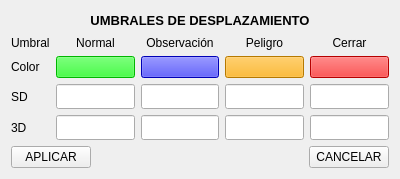
<?xml version="1.0" encoding="UTF-8"?>
<ui version="4.0">
 <class>Form</class>
 <widget class="QWidget" name="Form">
  <property name="geometry">
   <rect>
    <x>0</x>
    <y>0</y>
    <width>400</width>
    <height>179</height>
   </rect>
  </property>
  <property name="maximumSize">
   <size>
    <width>400</width>
    <height>16777215</height>
   </size>
  </property>
  <property name="windowTitle">
   <string>Form</string>
  </property>
  <property name="styleSheet">
   <string notr="true">QFrame {
    border: none;
    outline: none;
}
</string>
  </property>
  <layout class="QVBoxLayout" name="verticalLayout">
   <item>
    <widget class="QLabel" name="lb_titulo_desplazamiento">
     <property name="font">
      <font>
       <pointsize>10</pointsize>
       <weight>75</weight>
       <bold>true</bold>
      </font>
     </property>
     <property name="text">
      <string>UMBRALES DE DESPLAZAMIENTO</string>
     </property>
     <property name="alignment">
      <set>Qt::AlignCenter</set>
     </property>
    </widget>
   </item>
   <item>
    <widget class="QFrame" name="frame">
     <property name="frameShape">
      <enum>QFrame::StyledPanel</enum>
     </property>
     <property name="frameShadow">
      <enum>QFrame::Raised</enum>
     </property>
     <layout class="QHBoxLayout" name="horizontalLayout_2">
      <property name="leftMargin">
       <number>0</number>
      </property>
      <property name="topMargin">
       <number>0</number>
      </property>
      <property name="rightMargin">
       <number>0</number>
      </property>
      <property name="bottomMargin">
       <number>0</number>
      </property>
      <item>
       <layout class="QGridLayout" name="gridLayout">
        <item row="1" column="4">
         <widget class="QPushButton" name="btn_colorCerrar">
          <property name="styleSheet">
           <string notr="true">background-color: rgb(255, 0, 0);</string>
          </property>
          <property name="text">
           <string/>
          </property>
         </widget>
        </item>
        <item row="1" column="0">
         <widget class="QLabel" name="label_5">
          <property name="text">
           <string>Color</string>
          </property>
         </widget>
        </item>
        <item row="1" column="3">
         <widget class="QPushButton" name="btn_colorPeligro">
          <property name="styleSheet">
           <string notr="true">background-color: rgb(255, 170, 0);</string>
          </property>
          <property name="text">
           <string/>
          </property>
         </widget>
        </item>
        <item row="1" column="1">
         <widget class="QPushButton" name="btn_colorNormal">
          <property name="styleSheet">
           <string notr="true">background-color: rgb(0, 255, 0);</string>
          </property>
          <property name="text">
           <string/>
          </property>
         </widget>
        </item>
        <item row="0" column="1">
         <widget class="QLabel" name="label_2">
          <property name="text">
           <string>Normal</string>
          </property>
          <property name="alignment">
           <set>Qt::AlignCenter</set>
          </property>
         </widget>
        </item>
        <item row="0" column="2">
         <widget class="QLabel" name="label_3">
          <property name="text">
           <string>Observación</string>
          </property>
          <property name="alignment">
           <set>Qt::AlignCenter</set>
          </property>
         </widget>
        </item>
        <item row="0" column="3">
         <widget class="QLabel" name="label_4">
          <property name="text">
           <string>Peligro</string>
          </property>
          <property name="alignment">
           <set>Qt::AlignCenter</set>
          </property>
         </widget>
        </item>
        <item row="2" column="0">
         <widget class="QLabel" name="label_SD">
          <property name="text">
           <string>SD </string>
          </property>
         </widget>
        </item>
        <item row="3" column="0">
         <widget class="QLabel" name="label_3D">
          <property name="text">
           <string>3D</string>
          </property>
         </widget>
        </item>
        <item row="0" column="4">
         <widget class="QLabel" name="label_8">
          <property name="text">
           <string>Cerrar</string>
          </property>
          <property name="alignment">
           <set>Qt::AlignCenter</set>
          </property>
         </widget>
        </item>
        <item row="0" column="0">
         <widget class="QLabel" name="label">
          <property name="text">
           <string>Umbral</string>
          </property>
         </widget>
        </item>
        <item row="1" column="2">
         <widget class="QPushButton" name="btn_colorObservacion">
          <property name="styleSheet">
           <string notr="true">background-color: rgb(0, 0, 255);</string>
          </property>
          <property name="text">
           <string/>
          </property>
         </widget>
        </item>
        <item row="2" column="1">
         <widget class="QLineEdit" name="input_normalSD">
          <property name="minimumSize">
           <size>
            <width>0</width>
            <height>25</height>
           </size>
          </property>
         </widget>
        </item>
        <item row="2" column="2">
         <widget class="QLineEdit" name="input_observacionSD">
          <property name="minimumSize">
           <size>
            <width>0</width>
            <height>25</height>
           </size>
          </property>
         </widget>
        </item>
        <item row="2" column="3">
         <widget class="QLineEdit" name="input_peligroSD">
          <property name="minimumSize">
           <size>
            <width>0</width>
            <height>25</height>
           </size>
          </property>
         </widget>
        </item>
        <item row="2" column="4">
         <widget class="QLineEdit" name="input_cerrarSD">
          <property name="minimumSize">
           <size>
            <width>0</width>
            <height>25</height>
           </size>
          </property>
         </widget>
        </item>
        <item row="3" column="1">
         <widget class="QLineEdit" name="input_normal3D">
          <property name="minimumSize">
           <size>
            <width>0</width>
            <height>25</height>
           </size>
          </property>
         </widget>
        </item>
        <item row="3" column="2">
         <widget class="QLineEdit" name="input_observacion3D">
          <property name="minimumSize">
           <size>
            <width>0</width>
            <height>25</height>
           </size>
          </property>
         </widget>
        </item>
        <item row="3" column="3">
         <widget class="QLineEdit" name="input_peligro3D">
          <property name="minimumSize">
           <size>
            <width>0</width>
            <height>25</height>
           </size>
          </property>
         </widget>
        </item>
        <item row="3" column="4">
         <widget class="QLineEdit" name="input_cerrar3D">
          <property name="minimumSize">
           <size>
            <width>0</width>
            <height>25</height>
           </size>
          </property>
         </widget>
        </item>
       </layout>
      </item>
     </layout>
    </widget>
   </item>
   <item>
    <widget class="QFrame" name="frame_2">
     <property name="frameShape">
      <enum>QFrame::StyledPanel</enum>
     </property>
     <property name="frameShadow">
      <enum>QFrame::Raised</enum>
     </property>
     <layout class="QHBoxLayout" name="horizontalLayout">
      <property name="leftMargin">
       <number>0</number>
      </property>
      <property name="topMargin">
       <number>0</number>
      </property>
      <property name="rightMargin">
       <number>0</number>
      </property>
      <property name="bottomMargin">
       <number>0</number>
      </property>
      <item>
       <widget class="QPushButton" name="btn_aplicarUmbral">
        <property name="text">
         <string>APLICAR</string>
        </property>
       </widget>
      </item>
      <item>
       <spacer name="horizontalSpacer">
        <property name="orientation">
         <enum>Qt::Horizontal</enum>
        </property>
        <property name="sizeHint" stdset="0">
         <size>
          <width>197</width>
          <height>20</height>
         </size>
        </property>
       </spacer>
      </item>
      <item>
       <widget class="QPushButton" name="btn_cancelarUmbral">
        <property name="text">
         <string>CANCELAR</string>
        </property>
       </widget>
      </item>
     </layout>
    </widget>
   </item>
  </layout>
 </widget>
 <resources/>
 <connections/>
</ui>
